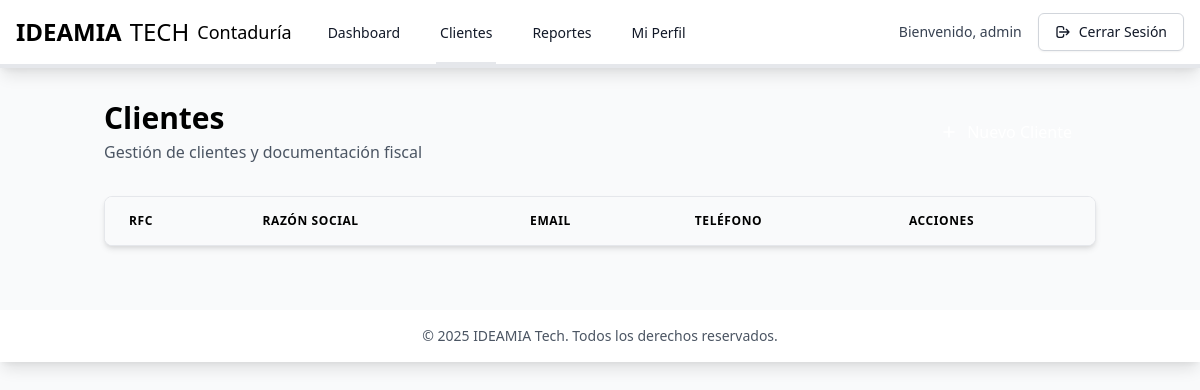
Page /clients (signed in) on the earlier database version.
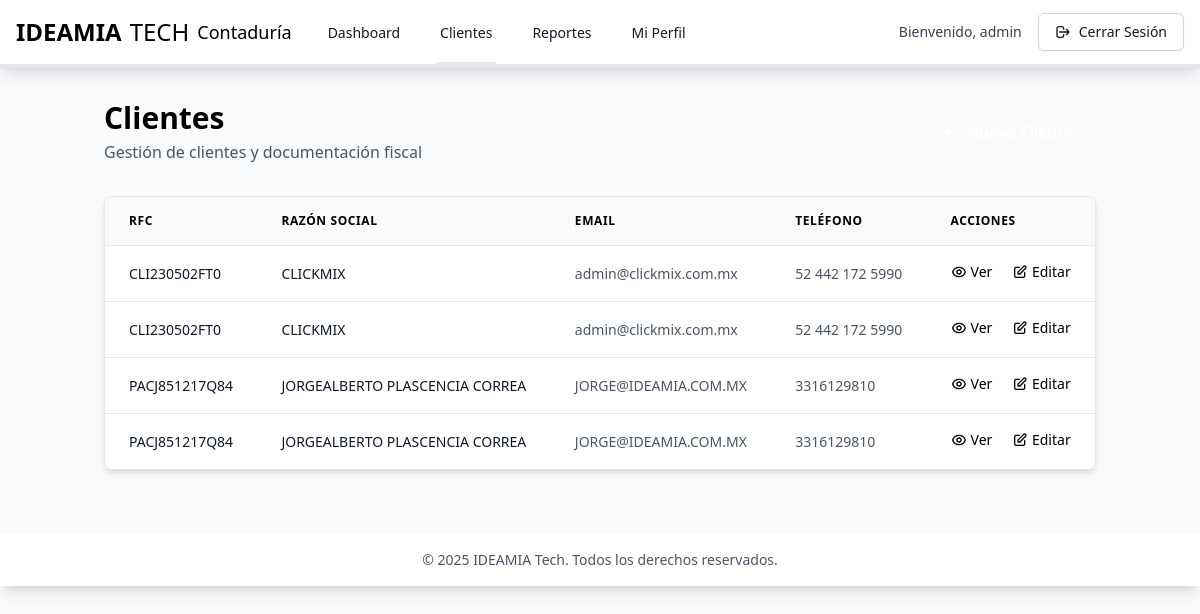
Same page on the later database version.
### tables this page shows
CREATE TABLE `clients` (
  `id` int(11) NOT NULL,
  `rfc` varchar(13) NOT NULL,
  `business_name` varchar(255) NOT NULL,
  `legal_name` varchar(255) DEFAULT NULL,
  `fiscal_regime` varchar(3) NOT NULL,
  `street` varchar(255) NOT NULL,
  `exterior_number` varchar(20) NOT NULL,
  `interior_number` varchar(20) DEFAULT NULL,
  `neighborhood` varchar(255) NOT NULL,
  `city` varchar(255) NOT NULL,
  `state` varchar(255) NOT NULL,
  `zip_code` varchar(5) NOT NULL,
  `email` varchar(255) NOT NULL,
  `phone` varchar(20) NOT NULL,
  `csf_path` varchar(255) DEFAULT NULL,
  `status` enum('active','inactive') DEFAULT 'active',
  `created_at` timestamp NOT NULL DEFAULT current_timestamp(),
  `updated_at` timestamp NOT NULL DEFAULT current_timestamp() ON UPDATE current_timestamp(),
  `cer_path` varchar(255) DEFAULT NULL COMMENT 'Ruta al archivo .cer del SAT',
  `key_path` varchar(255) DEFAULT NULL COMMENT 'Ruta al archivo .key del SAT',
  `key_password` varchar(255) DEFAULT NULL COMMENT 'Contraseña de la llave privada'
);

### app/controllers/ClientController.php (called while the page is built, shortened)
<?php
require_once __DIR__ . '/../config/database.php';
require_once __DIR__ . '/../models/Client.php';
class ClientController {
    private $client;
    public function __construct() {
        $this->db = Database::getInstance()->getConnection();
        $this->client = new Client($this->db);
    }
    public function index() {
        $clients = $this->client->getAllClients();
        include __DIR__ . '/../views/clients/index.php';
    }
}

### app/config/database.php (called while the page is built, shortened)
<?php
class Database {
    private static $instance = null;
    private $connection;
    private function __construct() {
        try {
            $this->connection = new PDO(
                "mysql:host=" . DB_HOST . ";dbname=" . DB_NAME . ";charset=utf8mb4",
                DB_USER,
                DB_PASS,
                [
                    PDO::ATTR_ERRMODE => PDO::ERRMODE_EXCEPTION,
                    PDO::ATTR_DEFAULT_FETCH_MODE => PDO::FETCH_ASSOC,
                    PDO::ATTR_EMULATE_PREPARES => false
                ]
            );
        } catch (PDOException $e) {
            error_log("Error de conexión: " . $e->getMessage());
            throw new Exception("Error de conexión a la base de datos");
        }
    }
    public static function getInstance() {
        if (self::$instance === null) {
            self::$instance = new self();
        }
        return self::$instance;
    }
    public function getConnection() {
        return $this->connection;
    }
}

### app/models/Client.php (called while the page is built, shortened)
<?php
class Client {
    private $db;
    private $tablePrefix;
    public function __construct($db, $isTest = false) {
        $this->db = $db;
        $this->tablePrefix = $isTest ? '_test' : '';
    }
    public function getAllClients() {
        try {
            $stmt = $this->db->query("
                SELECT * FROM clients{$this->tablePrefix}
                WHERE status = 'active'
                ORDER BY business_name ASC
            ");
            return $stmt->fetchAll();
        } catch (PDOException $e) {
            error_log("Error en getAllClients: " . $e->getMessage());
            throw new Exception("Error al obtener los clientes");
        }
    }
}

### app/views/clients/index.php (the view, shortened to what this page needs)
<!DOCTYPE html>
<html lang="es">
<head>
    <link rel="stylesheet" href="<?php echo BASE_URL; ?>/css/styles.css">
</head>
<body class="bg-gray-50">
    <?php include __DIR__ . '/../partials/navbar.php'; ?>
    <main class="container mx-auto px-4 py-8">
        <div class="flex justify-between items-center mb-8">
            <div>
                <h1 class="text-3xl font-bold text-[#0047BA]">Clientes</h1>
                <p class="text-gray-600 mt-1">Gestión de clientes y documentación fiscal</p>
            </div>
            <a href="<?php echo BASE_URL; ?>/clients/create"
               class="bg-[#0047BA] hover:bg-[#003A9E] text-white px-6 py-3 rounded-md inline-flex items-center transition-colors duration-200">
                <svg class="w-5 h-5 mr-2" fill="none" stroke="currentColor" viewBox="0 0 24 24">
                    <path stroke-linecap="round" stroke-linejoin="round" stroke-width="2" d="M12 6v6m0 0v6m0-6h6m-6 0H6"/>
                </svg>
            </a>
        </div>
        <div class="bg-white rounded-lg shadow-md overflow-hidden border border-gray-200">
            <div class="overflow-x-auto">
                <table class="min-w-full divide-y divide-gray-200">
                    <thead class="bg-gray-50">
                        <tr>
                            <th class="px-6 py-4 text-left text-xs font-semibold text-[#0047BA] uppercase tracking-wider">RFC</th>
                            <th class="px-6 py-4 text-left text-xs font-semibold text-[#0047BA] uppercase tracking-wider">Razón Social</th>
                            <th class="px-6 py-4 text-left text-xs font-semibold text-[#0047BA] uppercase tracking-wider">Email</th>
                            <th class="px-6 py-4 text-left text-xs font-semibold text-[#0047BA] uppercase tracking-wider">Teléfono</th>
                            <th class="px-6 py-4 text-left text-xs font-semibold text-[#0047BA] uppercase tracking-wider">Acciones</th>
                        </tr>
                    </thead>
                    <tbody class="bg-white divide-y divide-gray-200">
                        <?php foreach ($clients as $client): ?>
                        <tr class="hover:bg-gray-50 transition-colors duration-150">
                            <td class="px-6 py-4 whitespace-nowrap text-sm text-gray-900 font-medium">
                                <?php echo htmlspecialchars($client['rfc']); ?>
                            </td>
                            <td class="px-6 py-4 text-sm text-gray-900">
                                <?php echo htmlspecialchars($client['business_name']); ?>
                            </td>
                            <td class="px-6 py-4 text-sm text-gray-600">
                                <?php echo htmlspecialchars($client['email']); ?>
                            </td>
                            <td class="px-6 py-4 text-sm text-gray-600">
                                <?php echo htmlspecialchars($client['phone']); ?>
                            </td>
                            <td class="px-6 py-4 text-sm font-medium space-x-4">
                                <a href="<?php echo BASE_URL; ?>/clients/view/<?php echo $client['id']; ?>"
                                   class="text-[#0047BA] hover:text-[#003A9E] inline-flex items-center">
                                    Ver
                                </a>
                                <a href="<?php echo BASE_URL; ?>/clients/edit/<?php echo $client['id']; ?>"
                                   class="text-[#00C4B3] hover:text-[#00947D] inline-flex items-center">
                                    <svg class="w-4 h-4 mr-1" fill="none" stroke="currentColor" viewBox="0 0 24 24">
                                        <path stroke-linecap="round" stroke-linejoin="round" stroke-width="2" d="M11 5H6a2 2 0 00-2 2v11a2 2 0 002 2h11a2 2 0 002-2v-5m-1.414-9.414a2 2 0 112.828 2.828L11.828 15H9v-2.828l8.586-8.586z"/>
                                    </svg>
                                    Editar
                                </a>
                            </td>
                        </tr>
                        <?php endforeach; ?>
                    </tbody>
                </table>
            </div>
        </div>
    </main>
    <?php include __DIR__ . '/../partials/footer.php'; ?>
</body>
</html>

### index.php (shortened to what this page needs)
<?php
require_once __DIR__ . '/app/config/database.php';
$requestUri = $_SERVER['REQUEST_URI'];
$basePath = parse_url(BASE_URL, PHP_URL_PATH);
if ($basePath && strpos($requestUri, $basePath) === 0) {
    $requestUri = substr($requestUri, strlen($basePath));
}
$requestUri = trim($requestUri, '/');
$routeParts = explode('?', $requestUri);
$route = $routeParts[0];
try {
    $route = $route ?: 'dashboard';
    $parts = explode('/', $route);
    $action = $parts[1] ?? 'index';
    $id = $parts[2] ?? null;
    $action = lcfirst(str_replace(' ', '', ucwords(str_replace('-', ' ', $action))));
    $controllerInstance = new $controller();
    if ($id !== null) {
        $controllerInstance->$action($id);
    } else {
        $controllerInstance->$action();
    }
} catch (Exception $e) {
    error_log("Error en enrutamiento: " . $e->getMessage());
    switch ($e->getCode()) {
        case 404:
            header("HTTP/1.0 404 Not Found");
            include __DIR__ . '/app/views/404.php';
            break;
        default:
            if (APP_DEBUG) {
                echo "<h1>Error</h1>";
                echo "<pre>";
                echo "Mensaje: " . $e->getMessage() . "\n\n";
                echo "Archivo: " . $e->getFile() . "\n";
                echo "Línea: " . $e->getLine() . "\n\n";
                echo "Stack trace:\n" . $e->getTraceAsString();
                echo "</pre>";
            } else {
                include __DIR__ . '/app/views/error.php';
            }
    }
} finally {
    ob_end_flush();
}

### app/views/partials/navbar.php (shortened to what this page needs)
<?php
$requestUri = parse_url($_SERVER['REQUEST_URI'], PHP_URL_PATH);
$route = str_starts_with($requestUri, BASE_URL)
    ? substr($requestUri, strlen(BASE_URL))
    : $requestUri;
?>
<nav class="bg-white shadow-lg border-b-4 border-teal-400">
    <div class="max-w-7xl mx-auto px-4">
        <div class="flex justify-between h-16">
            <div class="flex">
                <div class="flex-shrink-0 flex items-center">
                    <a href="<?php echo BASE_URL; ?>/dashboard" class="flex items-center">
                        <span class="text-2xl font-bold text-[#0047BA]">IDEAMIA</span>
                        <span class="text-2xl font-light text-[#0047BA] ml-2">TECH</span>
                        <span class="ml-2 text-[#00C4B3] text-lg">Contaduría</span>
                    </a>
                </div>
                <div class="hidden sm:ml-8 sm:flex sm:space-x-8">
                    <a href="<?php echo BASE_URL; ?>/dashboard"
                       class="<?php echo $route === '/dashboard' ? 'border-[#00C4B3]' : 'border-transparent'; ?>
                              inline-flex items-center px-1 pt-1 border-b-2 text-sm font-medium text-gray-900 hover:border-[#00C4B3] transition-colors">
                        Dashboard
                    </a>
                    <a href="<?php echo BASE_URL; ?>/clients"
                       class="<?php echo str_starts_with($route, '/clients') ? 'border-[#00C4B3]' : 'border-transparent'; ?>
                              inline-flex items-center px-1 pt-1 border-b-2 text-sm font-medium text-gray-900 hover:border-[#00C4B3] transition-colors">
                        Clientes
                    </a>
                    <a href="<?php echo BASE_URL; ?>/reports"
                       class="<?php echo $route === '/reports' ? 'border-[#00C4B3]' : 'border-transparent'; ?>
                              inline-flex items-center px-1 pt-1 border-b-2 text-sm font-medium text-gray-900 hover:border-[#00C4B3] transition-colors">
                        Reportes
                    </a>
                    <a href="<?php echo BASE_URL; ?>/profile"
                       class="<?php echo $route === '/profile' ? 'border-[#00C4B3]' : 'border-transparent'; ?>
                              inline-flex items-center px-1 pt-1 border-b-2 text-sm font-medium text-gray-900 hover:border-[#00C4B3] transition-colors">
                        Mi Perfil
                    </a>
                </div>
            </div>
            <div class="flex items-center">
                <div class="flex items-center space-x-4">
                    <span class="text-sm text-gray-700 font-medium hidden md:block">
                        Bienvenido, <?php echo htmlspecialchars($_SESSION['username']); ?>
                    </span>
                    <button type="button"
                            onclick="event.preventDefault(); document.getElementById('logout-form').submit();"
                            class="inline-flex items-center px-4 py-2
                                   bg-white hover:bg-gray-50
                                   text-gray-900 font-medium text-sm
                                   rounded-md
                                   border border-gray-300
                                   shadow-sm
                                   transition-colors duration-200
                                   focus:outline-none focus:ring-2 focus:ring-offset-2 focus:ring-[#0047BA]">
                        <svg class="w-4 h-4 mr-2 text-gray-900" fill="none" stroke="currentColor" viewBox="0 0 24 24">
                            <path stroke-linecap="round" stroke-linejoin="round" stroke-width="2"
                                  d="M17 16l4-4m0 0l-4-4m4 4H7m6 4v1a3 3 0 01-3 3H6a3 3 0 01-3-3V7a3 3 0 013-3h4a3 3 0 013 3v1" />
                        </svg>
                        Cerrar Sesión
                    </button>
                </div>
            </div>
        </div>
    </div>
</nav>

### app/views/partials/footer.php
<footer class="bg-white shadow-lg mt-8">
    <div class="max-w-7xl mx-auto py-4 px-4">
        <div class="text-center text-gray-600 text-sm">
            &copy; <?php echo date('Y'); ?> IDEAMIA Tech. Todos los derechos reservados.
        </div>
    </div>
</footer>

Differences in the rows shown:
added clients: rfc "CLI230502FT0", business_name "CLICKMIX", email "admin@clickmix.com.mx", phone "52 442 172 5990"
added clients: rfc "CLI230502FT0", business_name "CLICKMIX", email "admin@clickmix.com.mx", phone "52 442 172 5990"
added clients: rfc "PACJ851217Q84", business_name "JORGEALBERTO PLASCENCIA CORREA", email "JORGE@IDEAMIA.COM.MX", phone "3316129810"
added clients: rfc "PACJ851217Q84", business_name "JORGEALBERTO PLASCENCIA CORREA", email "JORGE@IDEAMIA.COM.MX", phone "3316129810"
